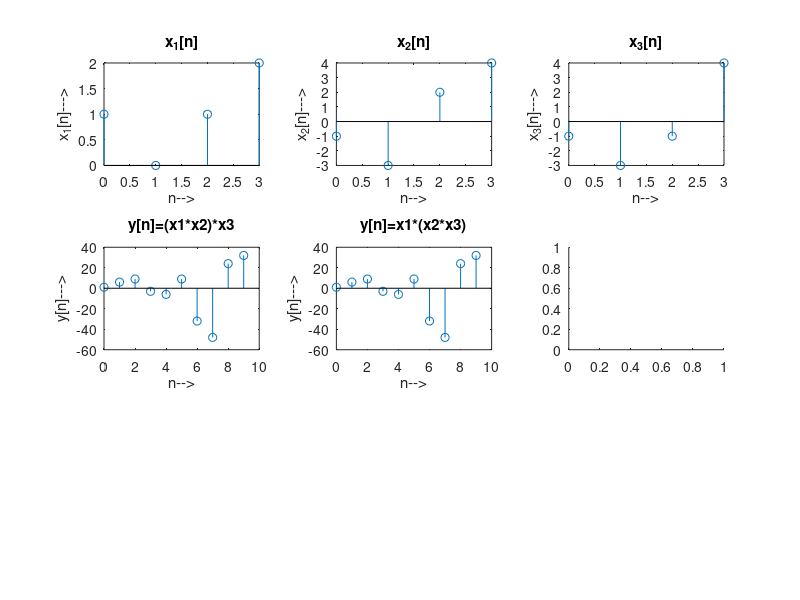

This figure's MATLAB source:
x1=[1,0,1,2];
N1=length(x1);
n1=0:1:N1-1;
subplot(3,3,1);
stem(n1,x1);
xlabel('n-->');
ylabel('x_1[n]--->');
title('x_1[n]');
x2=[-1,-3,2,4];
N2=length(x2);
n2=0:1:N2-1;
subplot(3,3,2);
stem(n2,x2);
xlabel('n-->');
ylabel('x_2[n]--->');
title('x_2[n]');
x3=[-1,-3,-1,4];
N3=length(x3);
n3=0:1:N3-1;
subplot(3,3,3);
stem(n3,x3);
xlabel('n-->');
ylabel('x_3[n]--->');
title('x_3[n]');
y=conv(x1,x2);
N4=N1+N2-1;
y1=conv(y,x3);
N5=N4+N3-1;
n=0:1:N5-1;
subplot(3,3,4);
stem(n,y1);
xlabel('n-->');
ylabel('y[n]--->');
title('y[n]=(x1*x2)*x3');
y3=conv(x2,x3);
N6=N2+N3-1;
y4=conv(x1,y3);
N7=N1+N6-1;
n4=0:1:N7-1;
%associative
subplot(3,3,5);
stem(n4,y1);
xlabel('n-->');
ylabel('y[n]--->');
title('y[n]=x1*(x2*x3)');
%commutative
subplot(3,3,6);
a=conv(x2,x1);